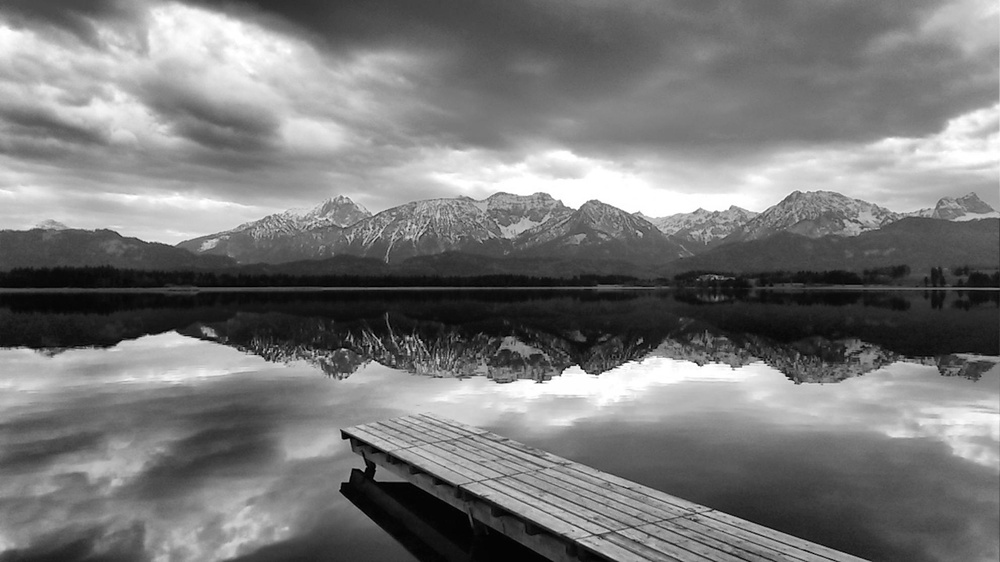
#> input picture image.jpg, 1000 x 562 px, shrunk from 1984 x 1116 before the run, found by its file name
$ jupyter execute q2.ipynb
#> lines starting #> are read from the running program, lines starting #| are printed output that depends on the picture
[cell 1]
import cv2
import numpy as np
import matplotlib.pyplot as plt

# load the same image
img_path = r'../image.jpg'
img = cv2.imread(img_path)
#> img is the input picture: shape (562, 1000, 3); min 0, max 255, mean 120.7
if img is None:
    raise FileNotFoundError(f"Cannot load image at {img_path}")
# convert BGR→RGB for display
img_rgb = cv2.cvtColor(img, cv2.COLOR_BGR2RGB)
plt.imshow(img_rgb)
plt.title("Original Image")
plt.axis('off')

[cell 2]
gray = cv2.cvtColor(img, cv2.COLOR_BGR2GRAY)
plt.figure(figsize=(6,4))
plt.hist(gray.ravel(), bins=256, range=(0,255))
plt.title("Grayscale Histogram")
plt.xlabel("Pixel intensity")
plt.ylabel("Frequency")
plt.show()
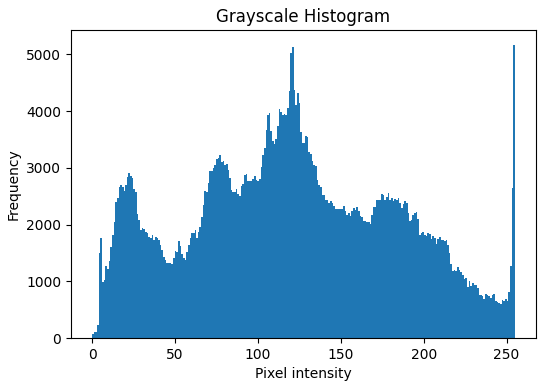
#> figure drawn by matplotlib, 1 panel; tallest bar 5172 high, from x = 254 to 255

[cell 3]
colors = ('r','g','b')
plt.figure(figsize=(6,4))
for i, col in enumerate(colors):
    hist = cv2.calcHist([img], [i], None, [256], [0,256])
    plt.plot(hist, color=col, label=f'{col.upper()} channel')
plt.title("Color Histogram (RGB)")
plt.xlabel("Pixel intensity")
plt.ylabel("Frequency")
plt.legend()
plt.show()
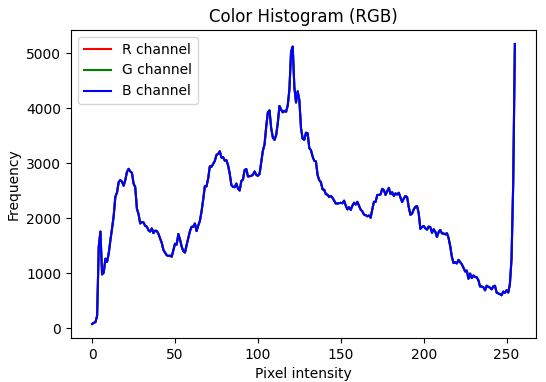
#> figure drawn by matplotlib, 1 panel; curve peaks at x = 255, y = 5172; curve peaks at x = 255, y = 5172; curve peaks at x = 255, y = 5172
